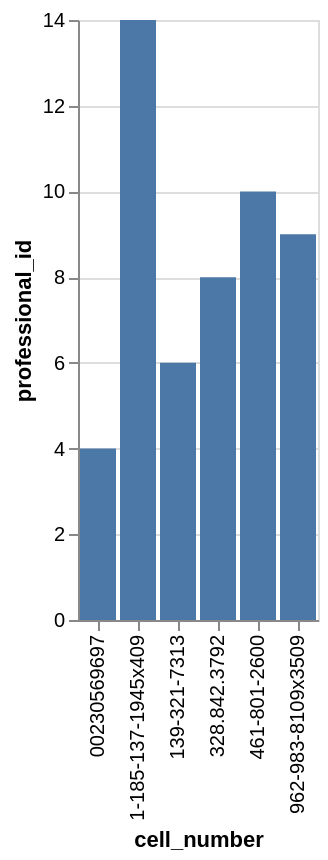

Here is the Vega-Lite specification saved for this chart:
### Vega-Lite specification from a JSON file in a GitHub repository (floating-point values rounded to 4 significant figures)
{"data": {"values": [{"x_data": "00230569697", "y_data": 4}, {"x_data": "1-185-137-1945x409", "y_data": 14}, {"x_data": "139-321-7313", "y_data": 6}, {"x_data": "328.842.3792", "y_data": 8}, {"x_data": "461-801-2600", "y_data": 10}, {"x_data": "962-983-8109x3509", "y_data": 9}]}, "mark": "bar", "encoding": {"x": {"field": "x_data", "type": "nominal", "title": "cell_number", "sort": "ascending"}, "y": {"field": "y_data", "type": "quantitative", "title": "professional_id"}}}
